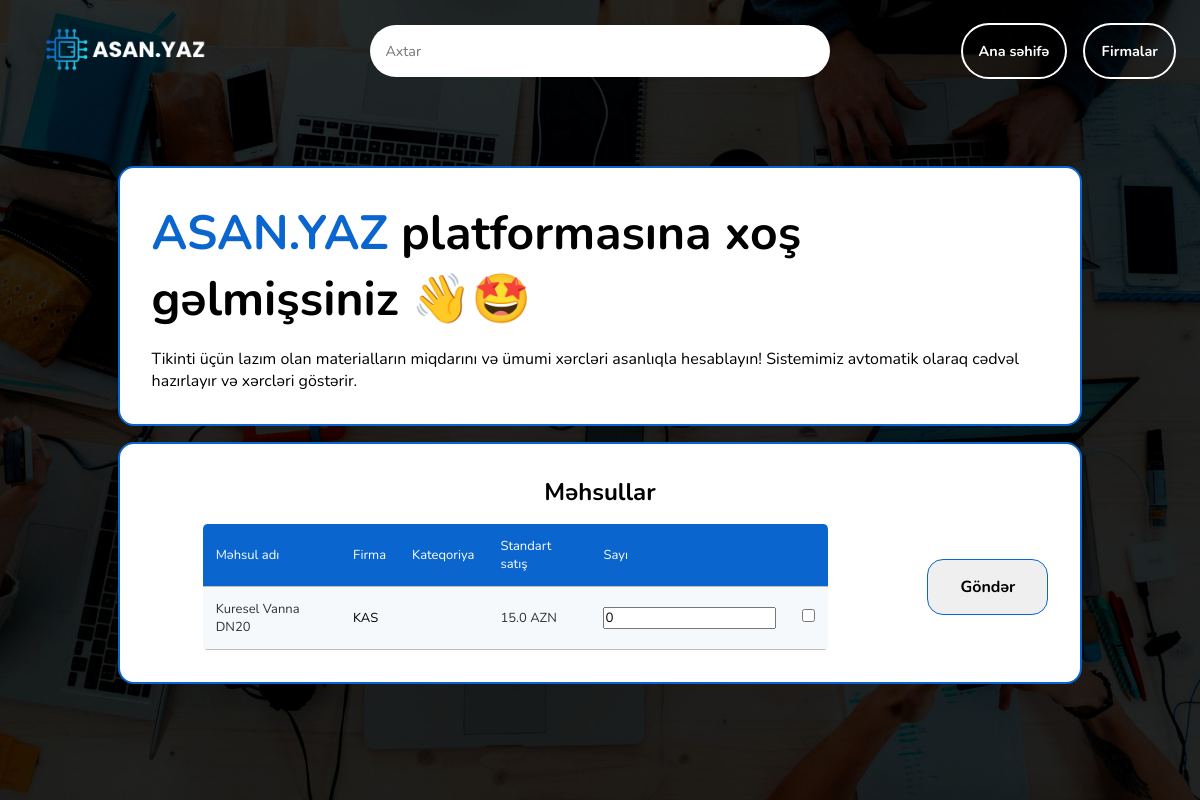
The app's page /, older data.
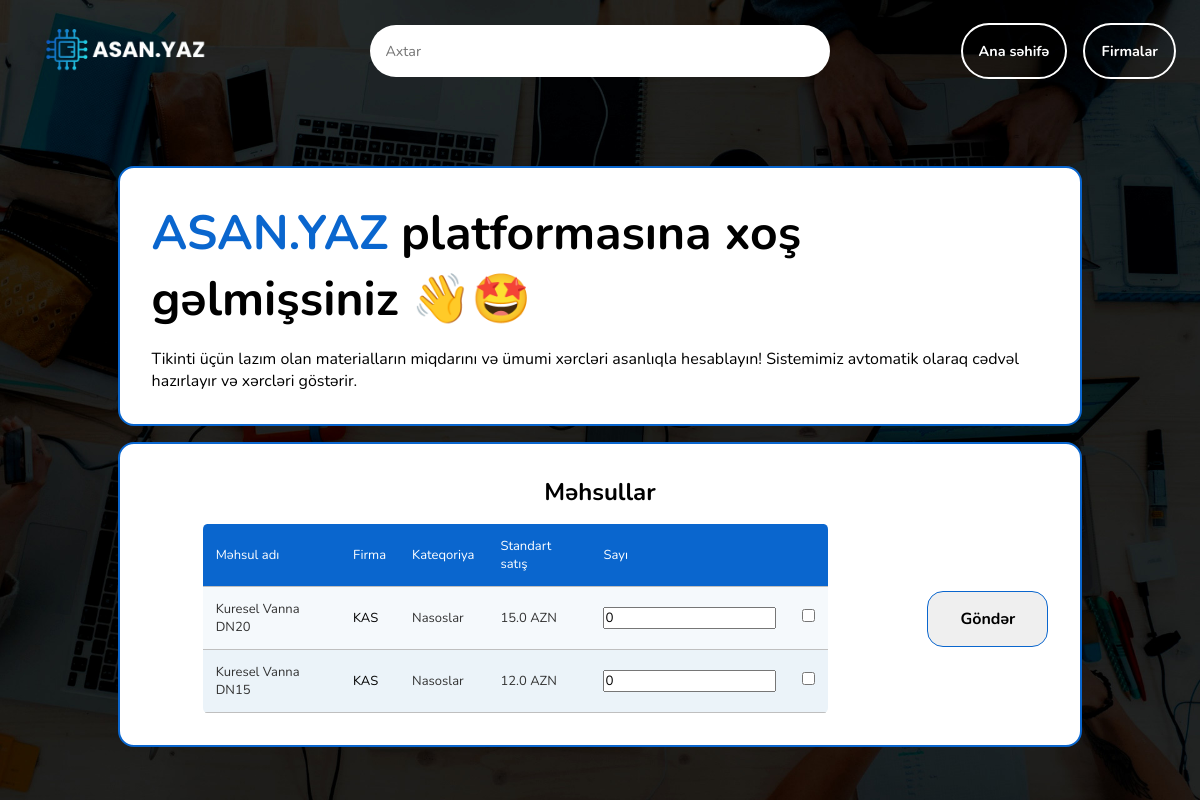
The same page, newer data.
### asan/models.py (models this page shows, shortened)
class Mehsullar(models.Model):
  mehsul_adi = models.CharField(max_length=200)
  firma = models.ForeignKey(Firmalar, on_delete=models.CASCADE)
  magaza = models.CharField(max_length=100)
  kategoriya = models.ManyToManyField(Kategoriya)
  standart_satis = models.FloatField()
  top_alis = models.FloatField()
  satis = models.FloatField()
  class Meta:
    verbose_name_plural = 'Mehsullar'

class Firmalar(models.Model):
  firma_adi = models.CharField(max_length=100)
  haqqinda = models.TextField(blank=True)
  magaza = models.ForeignKey(Magazalar, on_delete=models.SET_NULL, null=True)
  def __str__(self):
    return f'{self.firma_adi}'
  class Meta:
    verbose_name_plural = 'Firmalar'

class Kategoriya(models.Model):
  kategoriya = models.CharField(max_length=100, blank=True)
  class Meta:
    verbose_name_plural = 'Kategoriyalar'

### asan/views.py (the view)
# urls.py: path('', views.index, name='home'),
def index(request):
  mehsullar = Mehsullar.objects.all()
  kategoriyalar = Kategoriya.objects.all()
  context = {
    'mehsullar': mehsullar,
    'kategoriyalar': kategoriyalar
  }
  return render(request, 'asan/index.html', context=context)

### asan/templates/asan/index.html (shortened to what this page needs)
{% extends "asan/base.html" %}
{% load static %}
{% block css_styles %}
  <link rel="stylesheet" href="{% static "asan/index.css" %}">
{% endblock css_styles %}
{% block content %}
  <div class="outer">
    <div class="container">
      <h1><span>
        ASAN.YAZ
      </span> platformasına xoş gəlmişsiniz 👋🤩</h1>
      <p>Tikinti üçün lazım olan materialların miqdarını və ümumi xərcləri asanlıqla hesablayın! Sistemimiz avtomatik olaraq cədvəl hazırlayır və xərcləri göstərir.</p>
    </div>
    <div class="container">
      <h2>Məhsullar</h2>
      <form action="process/" method="POST">
        <table class="rwd-table">
          <tr>
            <td>Məhsul adı</td>
            <td>Firma</td>
            <td>Kateqoriya</td>
            <td>Standart satış</td>
            <td>Sayı</td>
            <td></td>
          </tr>
          {% for mehsul in mehsullar %}
            <tr>
              <td>{{ mehsul.mehsul_adi }}</td>
              <td><a href="{% url "firma" mehsul.firma %}">{{ mehsul.firma }}</a></td>
              <td>
                {% for kategori in mehsul.kategoriya.all %}
                  {{ kategori.kategoriya }}
                {% endfor %}
              </td>
              <td>{{ mehsul.standart_satis }} AZN</td>
              <td>
                <input type="number" name="counts[]" value="0" min="0" id="count-{{ product.id }}">
              </td>
              <td>
                <input type="checkbox" name="selected_items[]" value="{{ mehsul.id }}">
              </td>
            </tr>
          {% endfor %}
        </table>
        <div>
          <button type="submit" class="button">Göndər</button>
        </div>
      </form>
    </div>
  </div>
{% endblock content %}

Row changes from the older to the newer data that the page shows:
added Kategoriya: kategoriya "Nasoslar"
added Mehsullar: mehsul_adi "Kuresel Vanna DN15", firma "KAS", standart_satis "12.0"
